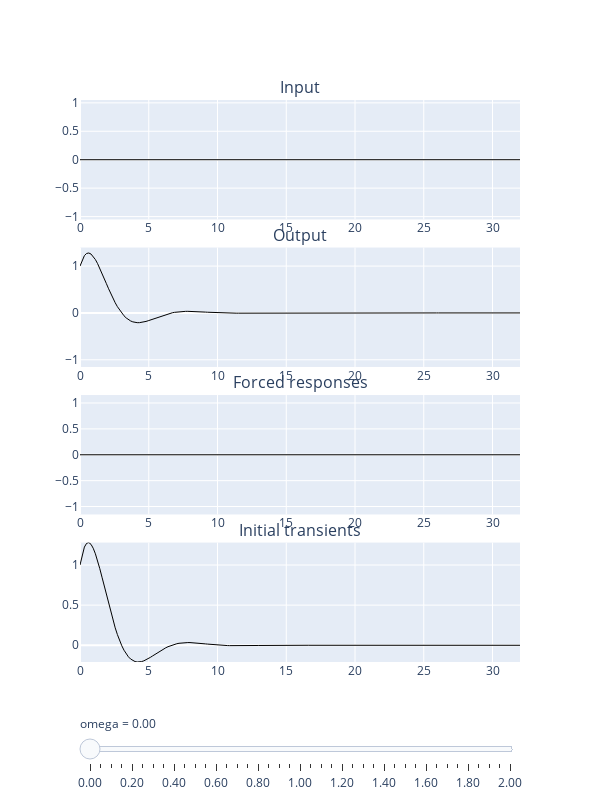

This figure's notebook cell:
### Code cell
import plotly.graph_objects as go
from plotly.subplots import make_subplots
import numpy as np
from scipy import integrate as spi

# Generate data
def genA(ab):
    a, b = ab
    A = np.array([[0., 1.], [-b, -a]])
    return A

def genR(k):
    return lambda t, _k=k: np.sin(_k*t)

def dyn(t, z, ab, inp):
    A = genA(ab)
    f = np.array([0., inp(t)])
    dz = A.dot(z) + f
    return dz

# ODE parameters
a  = 2*zt*w0
b  = w0**2
if zt > 1:
    m, n = -zt*w0, np.sqrt(zt**2-1)*w0
    l1, l2 = m+n, m-n
else:
    re, im = -zt*w0, np.sqrt(1-zt**2)*w0
    l1, l2 = re+1j*im, re-1j*im

# Simulation setup
tf = 32.0
Nt = 201
Ns = 41
ts = np.linspace(0, tf, Nt)
ab = (a, b)
y0f = [0.0, 0.0]
y0i = [y01, y02]

# t-domain results
inp = []
res = []
fcd = []
ini = []
ss = np.linspace(0., 2, Ns)
for _s in ss:
    rt  = genR(_s)
    sol = spi.solve_ivp(dyn, [0,tf], y0i, t_eval=ts, args=(ab, rt))
    slf = spi.solve_ivp(dyn, [0,tf], y0f, t_eval=ts, args=(ab, rt))
    sli = spi.solve_ivp(dyn, [0,tf], y0i, t_eval=ts, args=(ab, lambda t: np.zeros_like(t)))
    inp.append(rt(ts))
    res.append(sol.y[0])
    fcd.append(slf.y[0])
    ini.append(sli.y[0])

fig = make_subplots(rows=4, cols=1,
                    vertical_spacing=0.05,
                    subplot_titles=("Input", "Output", "Forced responses", "Initial transients"))

# Variable plots
## Input
for _i in range(Ns):
    fig.add_trace(go.Scatter(
        visible=False, mode='lines', showlegend=False,
        line=dict(color="black", width=1),
        x=ts, y=inp[_i]),
        row=1, col=1)

## Output
for _i in range(Ns):
    fig.add_trace(go.Scatter(
        visible=False, mode='lines', showlegend=False,
        line=dict(color="black", width=1),
        x=ts, y=res[_i]),
        row=2, col=1)

## Output - forced
for _i in range(Ns):
    fig.add_trace(go.Scatter(
        visible=False, mode='lines', showlegend=False,
        line=dict(color="black", width=1),
        x=ts, y=fcd[_i]),
        row=3, col=1)

## Output - IC
for _i in range(Ns):
    fig.add_trace(go.Scatter(
        visible=False, mode='lines', showlegend=False,
        line=dict(color="black", width=1),
        x=ts, y=ini[_i]),
        row=4, col=1)

## Initial visibility
for _i in range(4):
    fig.data[_i*Ns].visible = True

# Create and add slider
steps = []
for _i in range(Ns):
    mask = [False] * (Ns*4)
    mask[_i] = True
    mask[_i+Ns] = True
    mask[_i+2*Ns] = True
    mask[_i+3*Ns] = True
    step = dict(
        method="update",
        args=[{"visible": mask}],
        label=f"{ss[_i]:3.2f}"
    )
    steps.append(step)

sliders = [dict(
    active=0,
    currentvalue={"prefix": "omega = "},
    pad={"t": 50},
    steps=steps
)]

fig.update_xaxes(title_text='', row=1, col=1)
fig.update_yaxes(title_text='', range=[-1.05,1.05], row=1, col=1)
fig.update_xaxes(title_text='', row=2, col=1)
fig.update_yaxes(title_text='', range=[np.min(res), np.max(res)], row=2, col=1)
fig.update_xaxes(title_text='', row=3, col=1)
fig.update_yaxes(title_text='', range=[np.min(fcd), np.max(fcd)], row=3, col=1)
fig.update_xaxes(title_text='', row=4, col=1)
fig.update_yaxes(title_text='', range=[np.min(ini), np.max(ini)], row=4, col=1)

fig.update_layout(
    sliders=sliders,
    autosize=False,
    width=600,
    height=800)

fig.show()
